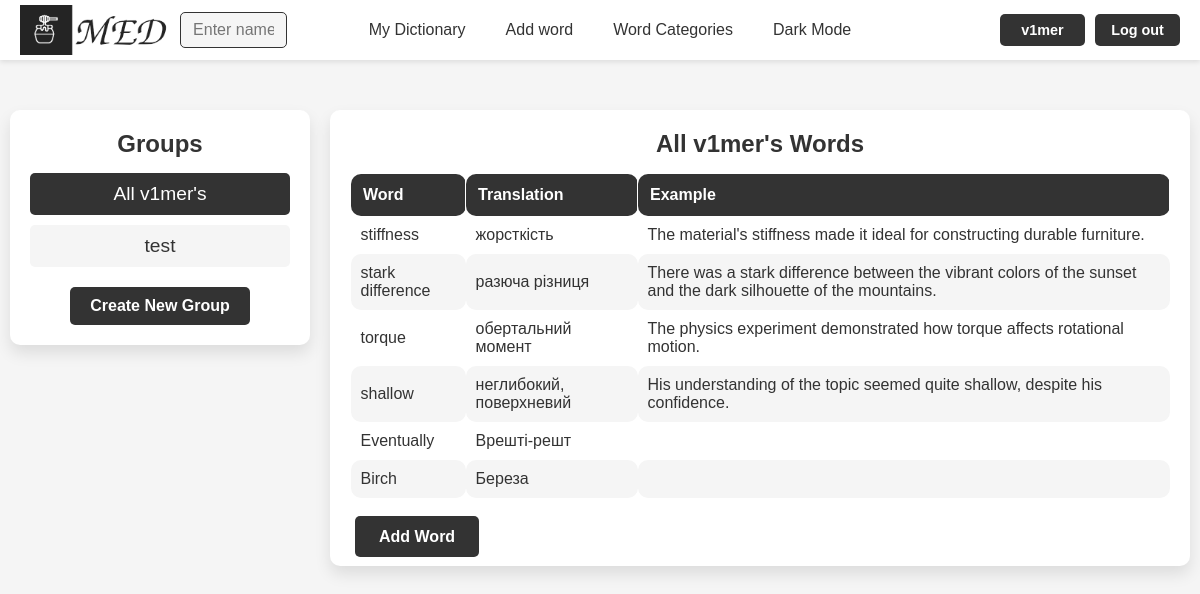
The page /groups/11/ (signed in) on the database as committed earlier.
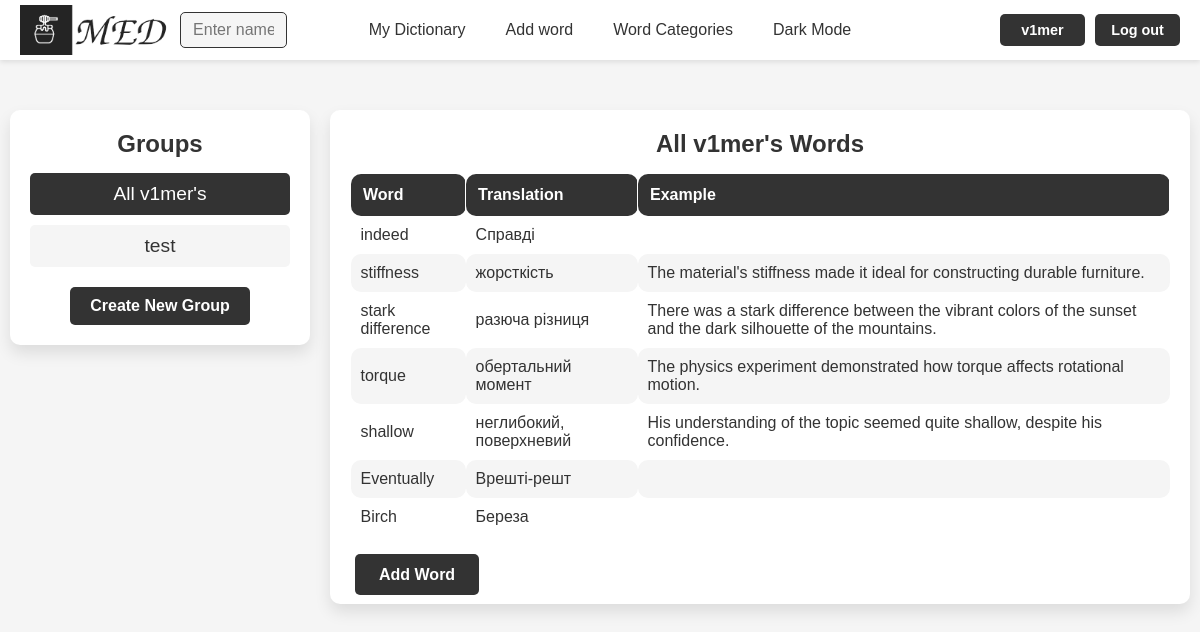
The same page on the database as committed later.
### med/models.py (models this page shows, shortened)
class WordGroup(models.Model):
    name = models.CharField(max_length=100)
    words = models.ManyToManyField(Word, blank=True)
    user = models.ForeignKey(User, on_delete=models.CASCADE)
    is_main = models.BooleanField(verbose_name='main', default=False)
    class Meta:
        ordering = ['name']
        indexes = [
            models.Index(fields=['name'])
        ]

class Word(models.Model):
    word = models.CharField(max_length=100)
    translation = models.CharField(max_length=100)
    example = models.TextField(blank=True)
    time_create = models.DateTimeField(auto_now_add=True)
    time_update = models.DateTimeField(auto_now=True)
    user = models.ForeignKey(User, on_delete=models.CASCADE)
    is_favourite = models.BooleanField(default=False)
    class Meta:
        ordering = ['-time_create', 'word']
        indexes = [
            models.Index(fields=['-time_create'])
        ]

### med/views.py (the view)
# urls.py: path('groups/<int:group_id>/', views.GroupWordsView.as_view(), name='group_words'),
class GroupWordsView(ListView):
    model = Word
    template_name = 'med/groups.html'
    context_object_name = 'words'
    def is_main(self):
        group_id = self.kwargs.get('group_id')
        is_main = get_object_or_404(WordGroup, id=group_id, user=self.request.user).is_main
        return is_main
    def get_name(self):
        group_id = self.kwargs.get('group_id')
        name = get_object_or_404(WordGroup, id=group_id, user=self.request.user).name
        return name
    def get_context_data(self, **kwargs):
        context = super().get_context_data(**kwargs)
        context['title'] = "Groups"
        context['title1'] = f"{self.get_name()} Words"
        context['groups'] = WordGroup.objects.filter(user=self.request.user)
        context['is_main'] = self.is_main()
        context['group_id'] = self.kwargs.get('group_id')
        context['is_group'] = True
        context['words_f_g'] = True
        return context
    def get_queryset(self):
        group_id = self.kwargs.get('group_id')
        group = get_object_or_404(WordGroup, id=group_id, user=self.request.user)
        return group.words.all()

### med/templates/med/groups.html (shortened to what this page needs)
{% extends "base.html" %}
{% block content %}
<div class="group-container">
    <div class="group-list">
        <h2>{{ title }}</h2>
        <div class="group-blocks">
            {% for group in groups %}
            {% if group.id == group_id %}
                <div class="group-block group-block-selected">
                    <p>{{ group.name }}</p>
                </div>
            {% else %}
                <a href="{% url 'group_words' group.id %}">
                    <div class="group-block">
                        <p>{{ group.name }}</p>
                    </div>
                </a>
            {% endif %}
            {% endfor %}
        </div>
        <a href="{% url 'create_group' %}" class="buttons">Create New Group</a>
    </div>
    <div class="word-list-container">
        <h2>{{ title1 }}</h2>
        {% if is_group %}
        {% if words %}
            <table class="word_table group-table">
                <thead>
                    <tr>
                        <th>Word</th>
                        <th>Translation</th>
                        <th>Example</th>
                    </tr>
                </thead>
                <tbody>
                    {% for word in words %}
                        <tr>
                            <td>{{ word.word }}</td>
                            <td>{{ word.translation }}</td>
                            <td>{{ word.example }}</td>
                        </tr>
                    {% endfor %}
                </tbody>
            </table>
        {% else %}
            <p>No words in this group.</p>
        {% endif %}
        {% endif %}
        {% if is_group %}
        <div class="buttons groups-buttons">
            <div class="add_word">
                {% if is_main %}
                <a href="{% url 'addword' %}" class="add-word-button">Add Word</a>
                {% else %}
                <a href="{% url 'words' request.user.username %}" class="add-word-button">Add Word</a>
                <a href="#" class="add-word-button" onclick="deleteSelectedWords(); return false;">Delete Selected</a>
                {% endif %}
            </div>
        </div>
        {% endif %}
    </div>
</div>
{% endblock %}

Rows that differ between the two databases and show on the page:
added Word: word "indeed", translation "Справді"
